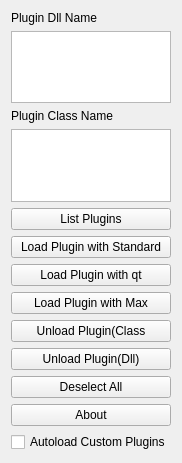
<?xml version="1.0" encoding="UTF-8"?>
<ui version="4.0">
 <class>UnloadPlug2_widget</class>
 <widget class="QWidget" name="UnloadPlug2_widget">
  <property name="geometry">
   <rect>
    <x>0</x>
    <y>0</y>
    <width>160</width>
    <height>463</height>
   </rect>
  </property>
  <property name="windowTitle">
   <string>Form</string>
  </property>
  <layout class="QGridLayout" name="gridLayout">
   <item row="1" column="0">
    <widget class="QListWidget" name="listWidget"/>
   </item>
   <item row="4" column="0">
    <widget class="QPushButton" name="pushButton">
     <property name="text">
      <string>List Plugins</string>
     </property>
    </widget>
   </item>
   <item row="9" column="0">
    <widget class="QPushButton" name="pushButton_2">
     <property name="text">
      <string>Unload Plugin(Dll)</string>
     </property>
    </widget>
   </item>
   <item row="0" column="0">
    <widget class="QLabel" name="label_2">
     <property name="text">
      <string>Plugin Dll Name</string>
     </property>
    </widget>
   </item>
   <item row="5" column="0">
    <widget class="QPushButton" name="pushButton_3">
     <property name="text">
      <string>Load Plugin with Standard</string>
     </property>
    </widget>
   </item>
   <item row="12" column="0">
    <widget class="QPushButton" name="pushButton_6">
     <property name="text">
      <string>About</string>
     </property>
    </widget>
   </item>
   <item row="8" column="0">
    <widget class="QPushButton" name="pushButton_7">
     <property name="text">
      <string>Unload Plugin(Class</string>
     </property>
    </widget>
   </item>
   <item row="6" column="0">
    <widget class="QPushButton" name="pushButton_4">
     <property name="text">
      <string>Load Plugin with qt</string>
     </property>
    </widget>
   </item>
   <item row="10" column="0">
    <widget class="QPushButton" name="pushButton_8">
     <property name="text">
      <string>Deselect All</string>
     </property>
    </widget>
   </item>
   <item row="7" column="0">
    <widget class="QPushButton" name="pushButton_5">
     <property name="text">
      <string>Load Plugin with Max</string>
     </property>
    </widget>
   </item>
   <item row="2" column="0">
    <widget class="QLabel" name="label">
     <property name="text">
      <string>Plugin Class Name</string>
     </property>
    </widget>
   </item>
   <item row="3" column="0">
    <widget class="QListWidget" name="listWidget_2"/>
   </item>
   <item row="13" column="0">
    <widget class="QCheckBox" name="checkBox">
     <property name="text">
      <string>Autoload Custom Plugins</string>
     </property>
     <property name="checked">
      <bool>false</bool>
     </property>
    </widget>
   </item>
  </layout>
 </widget>
 <resources/>
 <connections/>
</ui>
